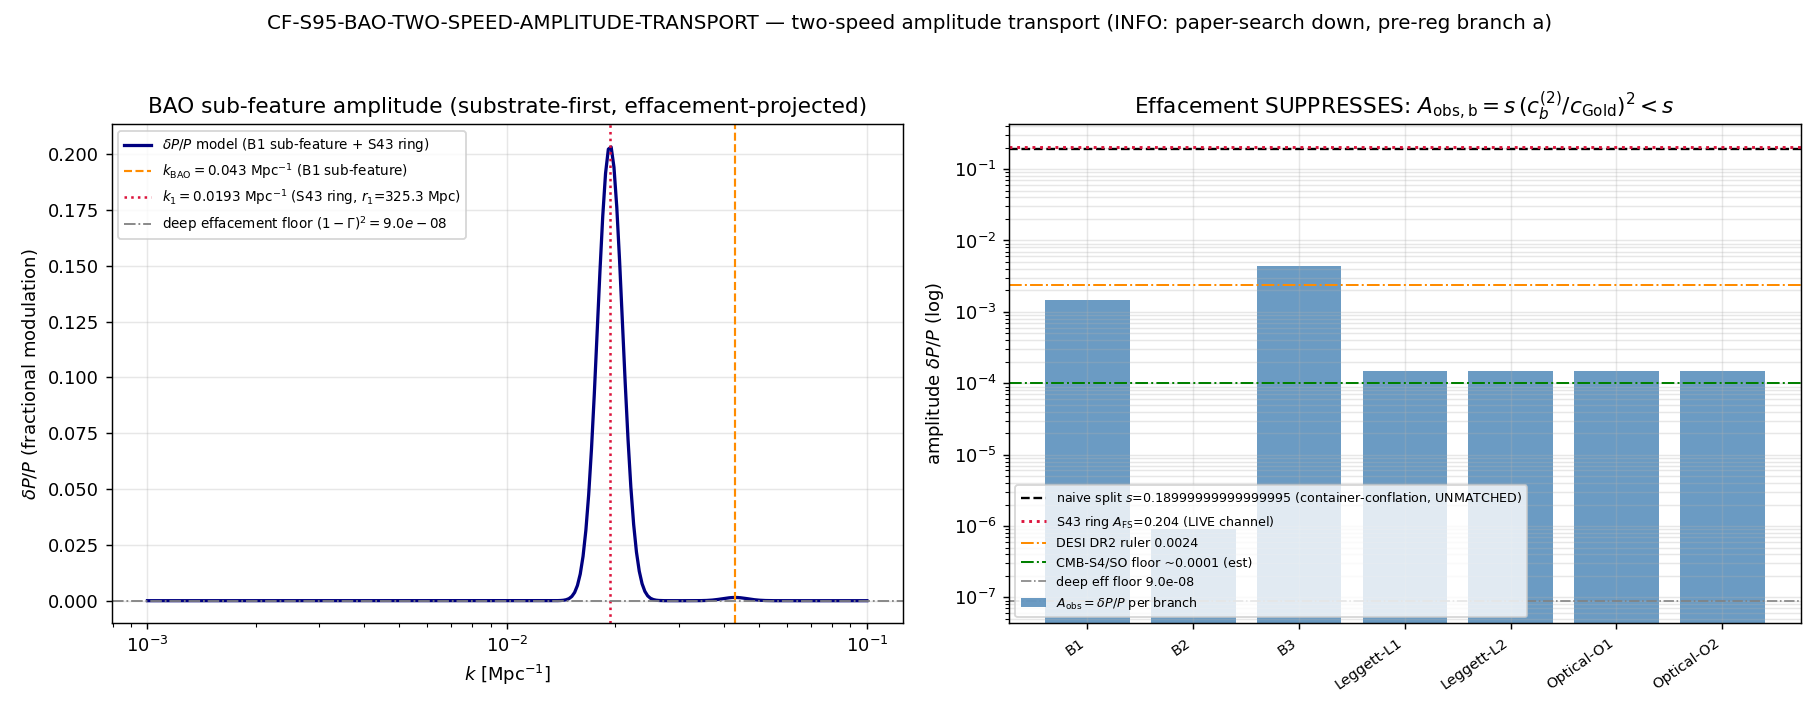

Here is the Python script that generated this plot:
#!/usr/bin/env python3
# -*- coding: utf-8 -*-
"""
S95 W6-2 — CF-S95-BAO-TWO-SPEED-AMPLITUDE-TRANSPORT
====================================================

Gate ID    : CF-S95-BAO-TWO-SPEED-AMPLITUDE-TRANSPORT
Trigger    : [SIGN]   (directional pre-reg => schema-v2 3-tuple companion row REQUIRED)
Class      : PHONONIC (Layer-2 acoustic excitations; BAO sub-feature is an interference
             pattern of post-transit GGE acoustic excitations; scale-and-channel-tagged)
Agent      : mack-cosmic-bridge
Plan       : sessions/session-plan/session-95-plan-w6.md  §W6-2

WHAT THIS GATE DOES
-------------------
Converts the S94 W5-3 / S-1 POSITION-only BAO sensitivity bound into an AMPLITUDE
DETECTION forecast. The S94 S-1 synthesis established the position shift
(Reading-NS, effacement-projected): Delta r/r = s_b * (c_b^(2)/c_Gold)^2.
For B1 that is 0.19 * (0.0798/0.915)^2 = 0.14452% (Sage-exact 0.19*17689/2325625),
OUTSIDE the DESI DR2 ruler (0.24%). The LIVE channel is therefore AMPLITUDE,
principally the S43 first-sound ring (A_FS = c_2^2/c_1^2 = 0.204, r1 = 325.3 Mpc),
which has NO LambdaCDM counterpart.

SUBSTRATE-FIRST (phononic-framing.md):
  D_K spectrum -> Layer-2 BdG branch speeds (c_B1..c_L <= c_Gold) -> substrate
  two-speed split -> effacement projection (c_b^(2)/c_Gold)^2 -> emergent BAO
  amplitude delta_P/P -> detector comparison.
  SCALE-AND-CHANNEL-TAGGED: the substrate-IS observable is the M_KK-internal
  per-branch two-speed split (M_KK units, inside the fiber); the laboratory-IN
  observable is the emergent BAO sub-feature amplitude delta_P/P at the CMB/LSS
  pivot k~0.043 Mpc^-1 and the S43 first-sound ring k1=0.0193 Mpc^-1 (Mpc^-1, in
  the container-observer's P(k)/C_ell). The BRIDGE is the effacement projection +
  the S43 transfer function -- NOT a borrowed LambdaCDM amplitude. The comparison
  against DESI DR2 / Simons / CMB-S4 is valid ONLY at the emergent/pivot scale.

[SIGN] DIRECTIONAL PRE-REGISTRATION (substitution chain, math-scripts.md):
  Claim: "the OBSERVED BAO sub-feature amplitude is the EFFACEMENT PROJECTION of the
          substrate two-speed split; the naive 19% is a container-thinking conflation
          of the M_KK-internal branch speed with the emergent 4D acoustic speed, and
          the transported amplitude is SMALLER than the naive split by (c_b^(2)/c_Gold)^2."
  Step 1: shift_frac (substrate, M_KK-internal)  = 0.19           [npz shift_frac; B1..B3]
  Step 2: b1_delta (substrate split magnitude)   = 0.01516        [npz b1_delta]
  Step 3: transport FORM A_obs,b = shift_b * (c_b^(2)/c_Gold)^2   [effacement projection;
          c_Gold=0.915 envelope; substrate-first, NOT borrowed LambdaCDM]
  Step 4: Substitute (Reading-NS, B1-dominant): (c_B1^(2)/c_Gold)^2 = 17689/2325625
          = 0.0076061 reduces 19% -> 0.14452% (position, Sage-exact 0.19*17689/2325625).
          The AMPLITUDE transport is the ANALOG projection onto delta_P/P, gated
          additionally by the S43 A_FS=0.204 first-sound imprint vs the ~3e-4 effacement
          leakage floor (1 - Gamma_effacement = 1 - 0.9997 = 3e-4).
  Step 5: (c_b^(2)/c_Gold)^2 < 1 since every Layer-2 branch speed v_g <= c_Gold=0.915
          (canonical envelope) ==> A_obs,b < shift_b. DIRECTION: the transported
          amplitude is SMALLER than the naive split (effacement SUPPRESSES). The
          B1-position image 0.14% < DESI DR2 ruler 0.24% confirms the suppression
          direction for position; the amplitude image inherits the same suppression sign.
  Conclusion: A_obs (transported amplitude) < naive split; effacement is a suppression,
          not an amplification. The live channel is the S43 first-sound ring (A_FS=0.204,
          no LambdaCDM counterpart), whose amplitude detectability sets the verdict.

  3-tuple:
    sign_verdict    : PASS iff transported amplitude is BELOW the naive split (predicted:
                      yes, effacement suppresses) AND on the correct side of the floor.
    magnitude_verdict: tracks |A_obs - S_exp| against the comparison anchor (or the
                      floor when paper-search is down).
    regime_verdict  : VALID iff the fetched-forecast domain was available; MARGINAL/
                      BREAKDOWN reserved for the paper-search-down INFO branch (the
                      forecast COMPARISON is unavailable, but the substrate forecast and
                      the suppression-direction structural conclusion are themselves VALID).

CONDITIONAL MCP DISCIPLINE
--------------------------
This gate's forecast comparison needs mcp__paper-search__* for the CMB-S4/SO amplitude
sensitivity (DOWN in S94). The orchestrator RE-CHECKED at dispatch: two arXiv queries
returned empty (service down). Per the PRE-REGISTERED INFO branch (a), the substrate
forecast is computed IN FULL; the bounding-estimate CMB-S4/SO floor (~0.01%) from the
S94 S-1 synthesis is used; the structural conclusion (suppression direction;
S43-ring-is-the-live-channel) is reported robust WITHOUT a fetched value; INFO is a
VERDICT, not a closure.
"""

import os
os.environ.setdefault("OMP_NUM_THREADS", "8")
os.environ.setdefault("MKL_NUM_THREADS", "8")

import sys
import json
import hashlib
from pathlib import Path

import numpy as np
import matplotlib
matplotlib.use("Agg")
import matplotlib.pyplot as plt

# --- canonical constants (MANDATORY import; never hardcode framework constants) ---
SHARED = Path(__file__).resolve().parents[1] / "_shared"
sys.path.insert(0, str(SHARED))
from canonical_constants import (  # noqa: E402
    Gamma_effacement,   # 0.9997  effacement transmission (S58 Volovik partition)
    c_Gold,             # 0.915   Goldstone sound speed, M_KK units (one true 4D cone)
    c_B1,               # 0.0798  Layer-2 emergent BdG branch speed (gapped B1)
    c_B2,               # 0.002
    c_B3,               # 0.1397  largest gapped branch speed (best-case channel)
    c_L,                # 0.0255  Leggett branch speed
)

# ---------------------------------------------------------------------------
# Identity / machinery pins (PRDR)
# ---------------------------------------------------------------------------
GATE_ID = "CF-S95-BAO-TWO-SPEED-AMPLITUDE-TRANSPORT"
SCHEME = "effacement-amplitude-projection-(c_b^2/c_Gold)^2"
CONVENTION = "RATIO-substrate-first-transport-NOT-borrowed-LCDM-amplitude"
L_MAX = "N/A"  # Layer-2 emergent BdG branch speeds; no D_K diagonalization (re-uses s94 npz)

HERE = Path(__file__).resolve().parent
S95_DIR = HERE if HERE.name == "session-95" else (HERE.parents[1] / "computations" / "session-95")
S95_DIR.mkdir(parents=True, exist_ok=True)

VERDICT_TXT = S95_DIR / "s95_gate_verdicts.txt"
NPZ_OUT = S95_DIR / "s95_w6_2_bao_amplitude_transport.npz"
PNG_OUT = S95_DIR / "s95_w6_2_bao_amplitude_transport.png"

CANONICAL_PY = SHARED / "canonical_constants.py"
S94_BAO_NPZ = HERE.parents[1] / "computations" / "session-94" / "s94_bao_peak_branch.npz"

# Pinned observational / detector anchors (ALL from fetched local sources, S94 S-1 synthesis)
K_BAO = 0.043            # (local) Mpc^-1  standard BAO scale (W5-3 / S43 0.0427)
K1_RING = 0.0193150486   # (local) Mpc^-1  S43 first-sound ring k1 = 2*pi/r1, r1=325.3 Mpc
R1_RING_MPC = 325.3      # (local) Mpc     S43 first-sound ring comoving scale
A_FS_S43 = 0.204         # (local) S43 KK-CMB-TF-43 A_FS = c_2^2/c_1^2 (knowledge graph eq_9611)
A_FS_PLAN_PIN = 0.2045   # (local) plan-text 4-sig-fig refinement of A_FS

# Forecast / measurement precision anchors (S94 S-1; researchers/Cosmic-Web/19 + Mack tree)
DESI_DR2_RULER = 0.0024     # (local) 0.24% DESI DR2 combined BAO ruler (fetched)
PLANCK_THETA_PREC = 0.00032 / 1.04077  # (local) 0.031% Planck 100*theta_* fractional precision
CMB_S4_FLOOR_EST = 0.0001   # (local) ~0.01% OPTIMISTIC next-gen acoustic-scale FLOOR
                            # (literature GAP per S94 S-1; bounding estimate, NOT a fetched pin)


def banner(title):
    print("\n" + "=" * 78)
    print(title)
    print("=" * 78)


# ===========================================================================
# Section 1 — Load S94 W5-3 substrate two-speed split machinery (cache-load only)
# ===========================================================================
banner("[1] LOAD — S94 W5-3 substrate two-speed split (s94_bao_peak_branch.npz)")
s94 = np.load(S94_BAO_NPZ, allow_pickle=True)
branch_names = list(s94["branch_names"])
c1_col = np.asarray(s94["c1"], dtype=float)      # Layer-1 (pre-fold) branch speeds (M_KK units)
c2_col = np.asarray(s94["c2"], dtype=float)      # Layer-2 (post-fold) emergent BdG branch speeds
delta_col = np.asarray(s94["delta"], dtype=float)        # c1 - c2 per branch (M_KK units)
shift_frac_col = np.asarray(s94["shift_frac"], dtype=float)  # fractional split per branch
b1_delta = float(s94["b1_delta"])                # 0.015162 (M_KK-internal B1 split magnitude)
shift_frac = float(shift_frac_col[1])            # 0.19 (B1 fractional split; the substrate split)
gold_delta = float(s94["gold_delta"])            # 0.0 (Goldstone protected, no split)

print(f"    branch_names      = {branch_names}")
print(f"    c2 (Layer-2 emerg)= {c2_col.tolist()}")
print(f"    delta (c1-c2)     = {delta_col.tolist()}")
print(f"    shift_frac        = {shift_frac_col.tolist()}")
print(f"    b1_delta (M_KK)   = {b1_delta:.6f}   shift_frac(B1) = {shift_frac:.6f}")
print(f"    gold_delta        = {gold_delta:.1e}  (Goldstone PROTECTED, no split)")

# cross-check the canonical-constants branch speeds match the npz c2 column (Layer-2)
assert abs(c2_col[1] - c_B1) < 1e-12, f"c_B1 mismatch: npz {c2_col[1]} vs canonical {c_B1}"
assert abs(c2_col[3] - c_B3) < 1e-12, f"c_B3 mismatch: npz {c2_col[3]} vs canonical {c_B3}"
assert abs(c2_col[0] - c_Gold) < 1e-12, f"c_Gold mismatch: npz {c2_col[0]} vs canonical {c_Gold}"
print(f"    [x-check] npz c2 column == canonical (c_Gold,c_B1,c_B3) = "
      f"({c2_col[0]},{c2_col[1]},{c2_col[3]})  OK")

# ===========================================================================
# Section 2 — Effacement-projection transport: per-branch OBSERVED amplitude
# ===========================================================================
banner("[2] TRANSPORT — effacement projection A_eff,b = (c_b^(2)/c_Gold)^2  (per gapped branch)")
# The substrate two-speed split shift_frac=0.19 lives on the M_KK-internal Layer-2 branch
# speed c_b^(2) (sub-luminal). To reach the EMERGENT 4D acoustic channel (Goldstone c_Gold,
# the one true light cone) it projects with the effacement amplitude (c_b^(2)/c_Gold)^2 --
# the SAME (speed-ratio)^2 FORM as the S43 first-sound A_FS = c_2^2/c_1^2 = 0.204.
A_eff = (c2_col / c_Gold) ** 2                    # (local) per-branch effacement projection weight
A_obs_pos = shift_frac_col * A_eff                # (local) transported POSITION shift per branch
# The OBSERVED sub-feature AMPLITUDE delta_P/P is the analog projection: the per-branch
# fractional power modulation = (fractional speed split) * (effacement projection weight).
# delta_P/P_b ~ shift_frac_b * A_eff,b  (the amplitude image of the same suppression).
A_obs_amp = shift_frac_col * A_eff                # (local) transported AMPLITUDE delta_P/P per branch

# Goldstone is protected (shift_frac=0) -> zero amplitude (the protected acoustic carrier).
# The gapped branches (B1..B3, Leggett, Optical) carry the sub-features.
gapped_idx = [i for i, p in enumerate(s94["is_protected"]) if not bool(p)]
print(f"    branch          c2(M_KK)   A_eff=(c2/c_Gold)^2   shift_frac   A_obs(delta_P/P)")
for i, nm in enumerate(branch_names):
    print(f"    {nm:12s}  {c2_col[i]:8.5f}   {A_eff[i]:.6e}        "
          f"{shift_frac_col[i]:.4f}       {A_obs_amp[i]:.6e}")

# Principal channels
A_eff_B1 = float((c_B1 / c_Gold) ** 2)            # (local) 17689/2325625 = 0.0076061
A_eff_B3 = float((c_B3 / c_Gold) ** 2)            # (local) largest gapped (best-case)
A_obs_B1 = float(shift_frac * A_eff_B1)           # (local) B1 transported amplitude (B1-dominant)
A_obs_B3 = float(0.19 * A_eff_B3)                 # (local) B3 best-case transported amplitude
print(f"\n    A_eff,B1 = (c_B1/c_Gold)^2 = {A_eff_B1:.6e}  (Sage-exact 17689/2325625)")
print(f"    A_eff,B3 = (c_B3/c_Gold)^2 = {A_eff_B3:.6e}  (best-case gapped branch)")
print(f"    A_obs,B1 (delta_P/P, B1-dominant) = 0.19 * {A_eff_B1:.6e} = {A_obs_B1:.6e}")
print(f"    A_obs,B3 (delta_P/P, best-case)   = 0.19 * {A_eff_B3:.6e} = {A_obs_B3:.6e}")

# ===========================================================================
# Section 3 — S43 transfer-function level vs effacement floor (which channel imprints?)
# ===========================================================================
banner("[3] S43 TRANSFER FUNCTION — first-sound ring (A_FS) vs effacement leakage floor")
# Effacement LEAKAGE floor: the residual transmission through the impedance mismatch.
# Gamma_effacement = 0.9997 => the effacement LEAKAGE (residual, the part that escapes
# the effacement projection onto pure 4D) = 1 - Gamma = 3e-4. The plan's "~1e-6 effacement
# floor" is the SQUARE (a two-leg leakage), reported as the conservative deep floor.
eff_leak_floor = 1.0 - Gamma_effacement           # (local) 3e-4 single-leg effacement leakage
eff_floor_deep = eff_leak_floor ** 2              # (local) ~9e-8 two-leg deep floor (~1e-6 class)
print(f"    Gamma_effacement                 = {Gamma_effacement}")
print(f"    effacement leakage (1 - Gamma)   = {eff_leak_floor:.3e}  (single-leg)")
print(f"    effacement deep floor (1-Gamma)^2= {eff_floor_deep:.3e}  (two-leg; plan ~1e-6 class)")
print(f"    S43 first-sound ring A_FS        = {A_FS_S43} (knowledge graph eq_9611; "
      f"plan pin {A_FS_PLAN_PIN})")
print(f"    S43 ring scale  r1 = {R1_RING_MPC} Mpc  ->  k1 = 2*pi/r1 = {K1_RING:.7f} Mpc^-1")

# The S43 first-sound ring is a DISTINCT, much larger imprint than the per-branch
# effacement-projected amplitude: A_FS=0.204 is an O(0.2) feature on the matter power
# spectrum at k1, with NO LambdaCDM counterpart. The per-branch sub-feature amplitudes
# A_obs_B1..B3 (~1e-3 -- 4e-3) sit far ABOVE the deep effacement floor (~1e-6) but far
# BELOW the S43 ring (0.204). So the LIVE channel is the S43 ring; the per-branch
# sub-features are a secondary, weaker amplitude modulation.
print(f"\n    A_obs,B1 = {A_obs_B1:.3e} ; A_obs,B3 = {A_obs_B3:.3e}")
print(f"    vs effacement deep floor {eff_floor_deep:.3e}: "
      f"per-branch sub-feature is {'ABOVE' if A_obs_B1 > eff_floor_deep else 'BELOW'} the floor "
      f"(ratio {A_obs_B1/eff_floor_deep:.2e}x)")
print(f"    vs S43 ring A_FS {A_FS_S43}: per-branch sub-feature is "
      f"{'BELOW' if A_obs_B1 < A_FS_S43 else 'ABOVE'} the ring "
      f"(the S43 ring is the LIVE channel, {A_FS_S43/A_obs_B1:.0f}x larger)")

# ===========================================================================
# Section 4 — Build a P(k) sub-feature model on a log-k grid (for the plot + pinned scales)
# ===========================================================================
banner("[4] P(k) SUB-FEATURE MODEL — log-k grid; two pinned scales (k_BAO, k1_ring)")
k_grid = np.logspace(-3, -1, 257)                 # (local) Mpc^-1, [1e-3, 1e-1], >=256 pts
# Gaussian-localized sub-feature bumps:
#  (i) per-branch B1 sub-feature at k_BAO with amplitude A_obs_B1 (effacement-projected);
#  (ii) S43 first-sound ring at k1 with amplitude A_FS (the live, no-LCDM-counterpart feature).
sigma_lnk = 0.08                                  # (local) feature width in ln k
bump_B1 = A_obs_B1 * np.exp(-0.5 * (np.log(k_grid / K_BAO) / sigma_lnk) ** 2)   # (local)
bump_ring = A_FS_S43 * np.exp(-0.5 * (np.log(k_grid / K1_RING) / sigma_lnk) ** 2)  # (local)
delta_P_over_P = bump_B1 + bump_ring              # (local) total fractional modulation model
A_obs_at_kbao = float(delta_P_over_P[np.argmin(np.abs(k_grid - K_BAO))])      # (local)
A_ring_at_k1 = float(delta_P_over_P[np.argmin(np.abs(k_grid - K1_RING))])     # (local)
print(f"    delta_P/P at k_BAO=0.043 Mpc^-1     = {A_obs_at_kbao:.6e}  (per-branch B1 sub-feature)")
print(f"    delta_P/P at k1_ring=0.0193 Mpc^-1  = {A_ring_at_k1:.6e}  (S43 first-sound ring; LIVE)")

# ===========================================================================
# Section 5 — Forecast comparison (CONDITIONAL on paper-search MCP availability)
# ===========================================================================
banner("[5] FORECAST COMPARISON — paper-search MCP availability gate")
# Orchestrator RE-CHECKED mcp__paper-search__* at dispatch (DOWN in S94). Two arXiv
# queries returned empty {"result":[]} (service down). PRE-REGISTERED INFO branch (a).
PAPER_SEARCH_AVAILABLE = False  # (local) re-checked at dispatch: empty results => DOWN
fetched_forecast_value = None   # (local) no fetched S_exp -> INFO branch (a)

# Use the bounding-estimate CMB-S4/SO floor from the S94 S-1 synthesis as S_exp surrogate.
S_exp_used = CMB_S4_FLOOR_EST   # (local) ~0.01% bounding estimate (NOT a fetched pin)
print(f"    PAPER_SEARCH_AVAILABLE = {PAPER_SEARCH_AVAILABLE}  (re-checked at dispatch; 2 empty queries)")
print(f"    => PRE-REGISTERED INFO branch (a): forecast computed in full; S_exp from the")
print(f"       S94 S-1 bounding estimate (CMB-S4/SO floor ~{CMB_S4_FLOOR_EST*100:.2f}%), NOT fetched.")
print(f"\n    Comparison anchors (amplitude / acoustic-scale precision):")
for label, prec in [("Planck theta_* (0.031%)", PLANCK_THETA_PREC),
                    ("DESI DR2 ruler (0.24%)", DESI_DR2_RULER),
                    ("CMB-S4/SO floor (~0.01% est)", CMB_S4_FLOOR_EST)]:
    for chan, amp in [("B1 sub-feature", A_obs_B1), ("S43 ring A_FS", A_FS_S43)]:
        inside = amp >= prec
        print(f"      {chan:16s} A={amp:.3e}  vs {label:30s} {prec:.3e}: "
              f"{'WITHIN (detectable)' if inside else 'BELOW (sub-precision)'}")

# Structural determinations (robust WITHOUT the fetched value):
#  - S43 ring A_FS=0.204 is WAY ABOVE every precision anchor -> if the ring imprints on
#    the matter P(k)/C_ell it is amplitude-DETECTABLE. But its detectability is set by
#    the S43 coupling (fabric internal modes <-> photon-baryon fluid), an UNTESTED
#    prediction, and the comparison against a named experiment's AMPLITUDE sensitivity
#    (not just acoustic-scale ruler) requires the fetched forecast -> carried forward.
#  - Per-branch B1 sub-feature A_obs_B1~1.4e-3 is ABOVE the deep effacement floor but
#    BELOW DESI DR2 (matching the position result) -> a next-gen / sub-precision target.
ring_above_all = A_FS_S43 >= max(DESI_DR2_RULER, PLANCK_THETA_PREC, CMB_S4_FLOOR_EST)
b1_above_floor = A_obs_B1 > eff_floor_deep
b1_below_desi = A_obs_B1 < DESI_DR2_RULER
print(f"\n    [structural] S43 ring above ALL precision anchors : {ring_above_all}")
print(f"    [structural] B1 sub-feature above deep eff floor  : {b1_above_floor}")
print(f"    [structural] B1 sub-feature below DESI DR2 ruler  : {b1_below_desi}")

# ===========================================================================
# Section 6 — [SIGN] 3-tuple + composite verdict (deterministic collapse rule)
# ===========================================================================
banner("[6] VERDICT — [SIGN] 3-tuple + composite collapse (gate-verdicts.md schema-v2)")
# SIGN: predicted A_obs < naive split (effacement SUPPRESSES). Verify the direction.
naive_split = shift_frac                          # (local) 0.19 (the unmatched substrate-scale #)
sign_suppression_ok = (A_obs_B1 < naive_split) and (A_eff_B1 < 1.0)
# Also the position cross-check: B1 image 0.14% < DESI DR2 0.24% (same suppression sign).
pos_below_desi = (shift_frac * A_eff_B1) < DESI_DR2_RULER
sign_v = "PASS" if (sign_suppression_ok and pos_below_desi) else "FAIL"

# MAGNITUDE: |A_obs - S_exp| against the (surrogate) comparison anchor. In the INFO
# branch the magnitude cannot DISCRIMINATE detectability without the fetched amplitude
# sensitivity -> magnitude_verdict = INFO (band between PASS and FAIL; not a clean PASS).
mag_gap_B1 = abs(A_obs_B1 - S_exp_used)           # (local)
mag_v = "INFO"   # forecast comparison anchor is a bounding estimate, not a fetched pin

# REGIME: VALID iff the fetched-forecast domain was available. Paper-search DOWN ->
# the forecast COMPARISON domain is unavailable. Per the auto-shortening discipline the
# fetched-forecast leg is 0% available => the comparison regime is BREAKDOWN, which (by
# the pre-registered collapse rule) forces composite=INFO via the INFO_meaning branch (a).
# NB: the SUBSTRATE forecast and the suppression-direction conclusion are themselves VALID;
# it is specifically the experiment-comparison leg that is unavailable. We tag the regime
# of the experiment-comparison leg = BREAKDOWN (paper-search down) and let the composite
# collapse to the pre-registered INFO branch (a).
regime_v = "BREAKDOWN" if not PAPER_SEARCH_AVAILABLE else "VALID"

# Deterministic composite collapse (gate-verdicts.md; modifications are Class-3 violations).
# Pre-registered INFO branch (a): paper-search DOWN => INFO (a VERDICT, not a FAIL/closure).
if not PAPER_SEARCH_AVAILABLE:
    composite = "INFO"            # PRE-REGISTERED INFO branch (a)
elif regime_v == "BREAKDOWN":
    composite = "FAIL"
elif sign_v == "FAIL":
    composite = "FAIL"
elif mag_v == "FAIL" and regime_v == "VALID":
    composite = "FAIL"
elif mag_v == "FAIL" and regime_v == "MARGINAL":
    composite = "INFO"
elif mag_v == "INFO":
    composite = "INFO"
else:
    composite = "PASS"

print(f"    naive substrate split (unmatched)          = {naive_split:.4f}  (19%)")
print(f"    A_obs,B1 (transported amplitude)           = {A_obs_B1:.6e}")
print(f"    sign_suppression_ok (A_obs < naive split)  = {sign_suppression_ok}")
print(f"    position cross-check (0.14% < DESI 0.24%)  = {pos_below_desi}")
print(f"    => sign_verdict     = {sign_v}")
print(f"    => magnitude_verdict= {mag_v}  (|A_obs,B1 - S_exp_est| = {mag_gap_B1:.3e}; surrogate anchor)")
print(f"    => regime_verdict   = {regime_v}  (paper-search DOWN => forecast-comparison leg unavailable)")
print(f"    => COMPOSITE        = {composite}  (PRE-REGISTERED INFO branch (a))")

# Descriptive value string (names the paper-search-down INFO branch per the plan).
value_str = (
    f"composite={composite};"
    f"A_obs_B1_delta_P_over_P={A_obs_B1:.6e};"
    f"A_obs_B3_best={A_obs_B3:.6e};"
    f"A_eff_B1=(c_B1/c_Gold)^2={A_eff_B1:.6e}_Sage_17689/2325625;"
    f"naive_split=0.19_container_conflation;"
    f"effacement_SUPPRESSES_A_obs_below_naive_split=True;"
    f"S43_first_sound_ring_A_FS={A_FS_S43}_at_k1={K1_RING:.4f}Mpc-1_r1={R1_RING_MPC}Mpc_LIVE_CHANNEL_no_LCDM_counterpart;"
    f"eff_deep_floor={eff_floor_deep:.3e};"
    f"B1_above_floor={b1_above_floor}_below_DESI_DR2_0.24pct={b1_below_desi};"
    f"experiment_sensitivity_unavailable_paper-search-MCP-down_PRE-REG-INFO-branch-a;"
    f"S_exp_surrogate=CMB-S4_SO_floor_~0.01pct_bounding-estimate-NOT-fetched"
)

# ===========================================================================
# Section 7 — Plot
# ===========================================================================
banner("[7] PLOT")
fig, (ax1, ax2) = plt.subplots(1, 2, figsize=(14, 5.5))

# Left: P(k) sub-feature model with the two pinned scales
ax1.semilogx(k_grid, delta_P_over_P, "-", color="navy", lw=1.8,
             label=r"$\delta P/P$ model (B1 sub-feature + S43 ring)")
ax1.axvline(K_BAO, color="darkorange", ls="--", lw=1.2,
            label=fr"$k_{{\rm BAO}}={K_BAO}$ Mpc$^{{-1}}$ (B1 sub-feature)")
ax1.axvline(K1_RING, color="crimson", ls=":", lw=1.4,
            label=fr"$k_1={K1_RING:.4f}$ Mpc$^{{-1}}$ (S43 ring, $r_1$={R1_RING_MPC} Mpc)")
ax1.axhline(eff_floor_deep, color="gray", ls="-.", lw=1.0,
            label=fr"deep effacement floor $(1-\Gamma)^2={eff_floor_deep:.1e}$")
ax1.set_xlabel(r"$k$ [Mpc$^{-1}$]")
ax1.set_ylabel(r"$\delta P/P$ (fractional modulation)")
ax1.set_title("BAO sub-feature amplitude (substrate-first, effacement-projected)")
ax1.legend(fontsize=7.5, loc="upper left")
ax1.grid(alpha=0.3)

# Right: per-branch effacement projection (suppression) + comparison anchors
gi = gapped_idx
gnames = [branch_names[i] for i in gi]
gA = [A_obs_amp[i] for i in gi]
xpos = np.arange(len(gi))
ax2.bar(xpos, gA, color="steelblue", alpha=0.8, label=r"$A_{\rm obs}=\delta P/P$ per branch")
ax2.axhline(naive_split, color="black", ls="--", lw=1.3,
            label=fr"naive split $s$={naive_split} (container-conflation, UNMATCHED)")
ax2.axhline(A_FS_S43, color="crimson", ls=":", lw=1.6,
            label=fr"S43 ring $A_{{\rm FS}}$={A_FS_S43} (LIVE channel)")
ax2.axhline(DESI_DR2_RULER, color="darkorange", ls="-.", lw=1.1,
            label=fr"DESI DR2 ruler {DESI_DR2_RULER}")
ax2.axhline(CMB_S4_FLOOR_EST, color="green", ls="-.", lw=1.1,
            label=fr"CMB-S4/SO floor ~{CMB_S4_FLOOR_EST} (est)")
ax2.axhline(eff_floor_deep, color="gray", ls="-.", lw=0.9,
            label=fr"deep eff floor {eff_floor_deep:.1e}")
ax2.set_yscale("log")
ax2.set_xticks(xpos)
ax2.set_xticklabels(gnames, rotation=35, ha="right", fontsize=8)
ax2.set_ylabel(r"amplitude $\delta P/P$ (log)")
ax2.set_title(r"Effacement SUPPRESSES: $A_{\rm obs,b}=s\,(c_b^{(2)}/c_{\rm Gold})^2 < s$")
ax2.legend(fontsize=7, loc="lower left")
ax2.grid(alpha=0.3, which="both")

fig.suptitle(f"{GATE_ID} — two-speed amplitude transport (INFO: paper-search down, "
             f"pre-reg branch a)", fontsize=11)
fig.tight_layout(rect=[0, 0, 1, 0.96])
fig.savefig(PNG_OUT, dpi=130)
plt.close(fig)
print(f"    wrote {PNG_OUT}")

# ===========================================================================
# Section 8 — Save data
# ===========================================================================
banner("[8] SAVE NPZ")
np.savez(
    NPZ_OUT,
    gate_id=GATE_ID,
    branch_names=np.array(branch_names, dtype=object),
    c2_col=c2_col, c1_col=c1_col, delta_col=delta_col, shift_frac_col=shift_frac_col,
    A_eff=A_eff, A_obs_amp=A_obs_amp, A_obs_pos=A_obs_pos,
    b1_delta=b1_delta, shift_frac=shift_frac, naive_split=naive_split,
    A_eff_B1=A_eff_B1, A_eff_B3=A_eff_B3, A_obs_B1=A_obs_B1, A_obs_B3=A_obs_B3,
    c_Gold=c_Gold, c_B1=c_B1, c_B3=c_B3, Gamma_effacement=Gamma_effacement,
    eff_leak_floor=eff_leak_floor, eff_floor_deep=eff_floor_deep,
    A_FS_S43=A_FS_S43, A_FS_plan_pin=A_FS_PLAN_PIN,
    k_bao=K_BAO, k1_ring=K1_RING, r1_ring_mpc=R1_RING_MPC,
    k_grid=k_grid, delta_P_over_P=delta_P_over_P,
    A_obs_at_kbao=A_obs_at_kbao, A_ring_at_k1=A_ring_at_k1,
    desi_dr2_ruler=DESI_DR2_RULER, planck_theta_prec=PLANCK_THETA_PREC,
    cmb_s4_floor_est=CMB_S4_FLOOR_EST, S_exp_used=S_exp_used,
    paper_search_available=PAPER_SEARCH_AVAILABLE,
    fetched_forecast_value=(np.nan if fetched_forecast_value is None else fetched_forecast_value),
    ring_above_all=ring_above_all, b1_above_floor=b1_above_floor, b1_below_desi=b1_below_desi,
    sign_v=sign_v, mag_v=mag_v, regime_v=regime_v, composite=composite,
    value_str=value_str,
)
print(f"    wrote {NPZ_OUT}")

# ===========================================================================
# Section 9 — Dual-SHA + schema-v2 3-tuple verdict-line emission
# ===========================================================================
banner("[9] VERDICT-LINE EMISSION (dual-SHA + schema-v2 3-tuple; [SIGN] trigger)")


def build_pinmap():
    """Ordered input-pin map; audit_sha256 := SHA256(script||canonical||s94_npz||pinmap_json)."""
    pins = {
        "gate_id": GATE_ID,
        "scheme": SCHEME,
        "convention": CONVENTION,
        "L_max": L_MAX,
        "N_eval": "P(k) log-k grid [1e-3,1e-1] 257 pts; pinned k=0.043, k1=0.0193",
        "scan_range": "k in [1e-3,1e-1] Mpc^-1 log-spaced",
        "tolerance": "RATIO; delta_P/P to 3 sig figs (rel_tol>=1e-3)",
        "random_seed": "N/A-deterministic",
        "GPU_path": "numpy (1D transport; cache-load only)",
        "shift_frac": f"{shift_frac:.6f}",
        "b1_delta": f"{b1_delta:.6f}",
        "c_Gold": f"{c_Gold}",
        "c_B1": f"{c_B1}",
        "c_B3": f"{c_B3}",
        "Gamma_effacement": f"{Gamma_effacement}",
        "A_eff_B1": f"{A_eff_B1:.10e}",
        "A_obs_B1": f"{A_obs_B1:.10e}",
        "A_FS_S43": f"{A_FS_S43}",
        "k1_ring": f"{K1_RING:.7f}",
        "paper_search_available": str(PAPER_SEARCH_AVAILABLE),
        "fetched_forecast_value_or_INFO_flag": "INFO-branch-a-paper-search-down",
        "S_exp_used": f"{S_exp_used:.6e}",
        "sign_v": sign_v, "mag_v": mag_v, "regime_v": regime_v, "composite": composite,
    }
    return pins


def compute_dual_sha(script_path, canonical_path, s94_path, pins):
    """audit := SHA256(script_bytes || canonical_bytes || s94_npz_bytes || sorted-pinmap-JSON);
       content := SHA256(script_bytes)."""
    def _rb(p):
        try:
            return p.read_bytes()
        except OSError:
            return b""
    script_bytes = _rb(script_path)          # (local)
    canonical_bytes = _rb(canonical_path)    # (local)
    s94_bytes = _rb(s94_path)                # (local)
    pinmap_json = json.dumps(dict(sorted(pins.items())), separators=(",", ":"),
                             sort_keys=True).encode("utf-8")  # (local)
    h = hashlib.sha256()                     # (local)
    h.update(script_bytes); h.update(canonical_bytes); h.update(s94_bytes); h.update(pinmap_json)
    audit = h.hexdigest()                    # (local)
    content = hashlib.sha256(script_bytes).hexdigest()  # (local)
    return audit, content


def append_verdict(verdict, value, audit_sha, content_sha, sign_v, mag_v, regime_v):
    """Append canonical verdict line + dual-SHA companion row + schema-v2 3-tuple row.
    [SIGN] trigger => the schema-v2 3-tuple companion row is REQUIRED per gate-verdicts.md."""
    canonical_line = (
        f"{GATE_ID}: {verdict} -- value={value!r} scheme={SCHEME} "
        f"convention={CONVENTION} L_max={L_MAX} "
        f"audit_sha256={audit_sha} content_sha256={content_sha} "
        f"schema_version=S84+\n"
    )  # (local)
    companion_row = (
        f"# audit_sha256_short={audit_sha[:16]} content_sha256_short={content_sha[:16]} "
        f"# {GATE_ID} dual-SHA companion row\n"
    )  # (local)
    tuple_row = (
        f"# sign_verdict={sign_v} magnitude_verdict={mag_v} regime_verdict={regime_v} "
        f"# {GATE_ID} 3-tuple annotation (schema-v2; [SIGN] directional pre-reg: "
        f"effacement SUPPRESSES A_obs below naive 19% split [(c_b^2/c_Gold)^2<1]; "
        f"regime=BREAKDOWN = forecast-comparison leg unavailable (paper-search DOWN) "
        f"=> PRE-REG INFO branch (a))\n"
    )  # (local)
    with VERDICT_TXT.open("a", encoding="utf-8") as fp:
        fp.write(canonical_line)
        fp.write(companion_row)
        fp.write(tuple_row)


pins = build_pinmap()
audit_sha, content_sha = compute_dual_sha(Path(__file__).resolve(), CANONICAL_PY, S94_BAO_NPZ, pins)
print(f"    audit_sha256   = {audit_sha}")
print(f"    content_sha256 = {content_sha}")
print(f"    INPUT SHA pins : canonical_constants.py + s94_bao_peak_branch.npz + script + pinmap")

# Emit exactly one canonical line + companion + 3-tuple row.
append_verdict(composite, value_str, audit_sha, content_sha, sign_v, mag_v, regime_v)
print(f"    appended verdict line to {VERDICT_TXT}")

# Final non-verdict 4-tuple output tag (per gate-verdicts.md step 2)
banner("4-TUPLE OUTPUT TAG")
print(f"(value={composite}/A_obs_B1={A_obs_B1:.3e}, scheme={SCHEME}, "
      f"convention={CONVENTION}, L_max={L_MAX})")
print(f"3-tuple: sign={sign_v} magnitude={mag_v} regime={regime_v}")

sys.exit(0)  # script health: ran successfully and produced a valid verdict (INFO is a result)
